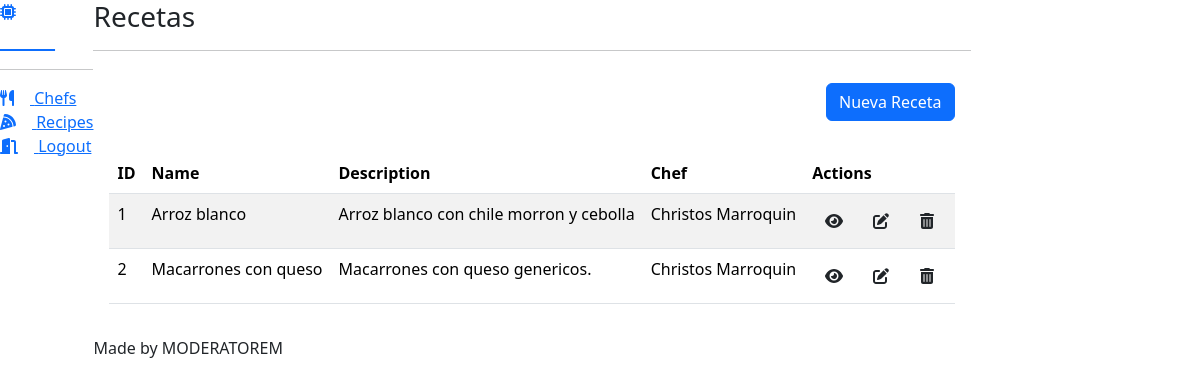
/recipes/ (signed in), run on an earlier commit of the app's database.
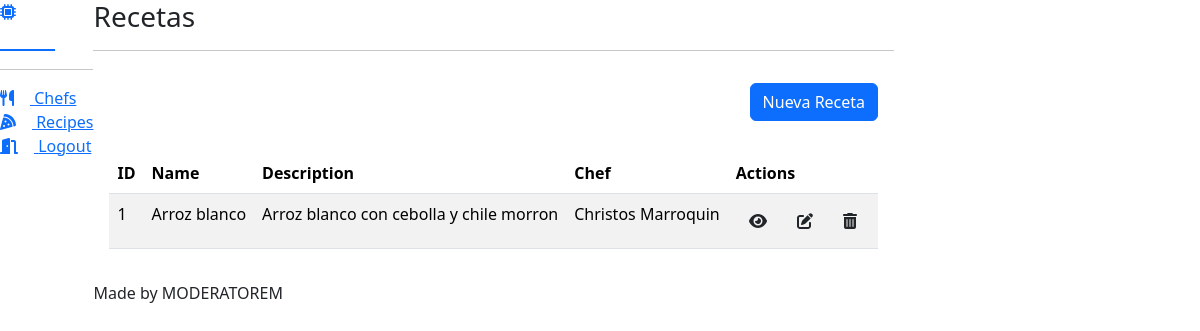
And on a later commit of the database.
### apps/recipes/models.py (models this page shows, shortened)
class Recipe(Base):
    name = models.CharField("Name", max_length=30, blank=False, null=False)
    description = models.TextField(
        "Description", blank=False, null=False
    )
    instructions = models.TextField(
        "Instructions", blank=False, null=False
    )
    chef = models.ForeignKey(Chef, on_delete=models.CASCADE, blank=False, null=False)
    class Meta:
        verbose_name = "Recipe"
        verbose_name_plural = "Recipes"

### apps/chefs/models.py (models this page shows)
class Chef(Base):
    name = models.CharField("Name", max_length=30, blank=False, null=False)
    last_name = models.CharField("Last name", max_length=30, blank=False, null=False)
    class Meta:
        verbose_name = "Chef"
        verbose_name_plural = "Chefs"
    def __str__(self) -> str:
        return f"{self.name} {self.last_name}"

### apps/recipes/views.py (the view)
# urls.py: path("", login_required(views.ListView.as_view()), name="index"),
class ListView(generic.ListView):
    template_name = "recipes/index.html"
    context_object_name = "recipes"
    model = Recipe
    queryset = model.objects.all()

### templates/recipes/index.html (shortened to what this page needs)
{% extends "index.html" %}
{% block body %}
<div class="d-flex justify-content-end align-items-center">
  <div class="col-12 text-end p-3">
    <button class="btn btn-primary" onclick="openModal('#modal_recipe', '{% url 'recipes:create' %}')">Nueva Receta</button>
  </div>
</div>
{% if recipes %}
<div class="d-flex justify-content-center">
  <div class="col-12 p-3">
    <table class="table patientsHeadClass table-striped">
      <thead>
        <tr>
          <th>ID</th>
          <th>Name</th>
          <th>Description</th>
          <th>Chef</th>
          <th>Actions</th>
        </tr>
      </thead>
      <tbody>
        {% for recipe in recipes %}
        <tr>
          <td>{{recipe.id}}</td>
          <td>{{recipe.name}}</td>
          <td>{{recipe.description}}</td>
          <td>{{recipe.chef}}</td>
          <td>
            <button class="btn" onclick="openModal('#modal_recipe', '{% url 'recipes:show' recipe.id %}')">
              <i class="fa-solid fa-eye"></i>
            </button>
            <button class="btn" onclick="openModal('#modal_recipe', '{% url 'recipes:update' recipe.id %}')">
              <i class="fa-solid fa-pen-to-square"></i>
            </button>
            <button class="btn" onclick="openModal('#modal_recipe', '{% url 'recipes:delete' recipe.id %}')">
              <i class="fa-solid fa-trash-can"></i>
            </button>
          </td>
        </tr>
        {% endfor %}
      </tbody>
    </table>
  </div>
</div>
{% else %}
<h1>No existen recetas</h1>
{% endif %}
{% endblock body %}

What changed in the data, as far as the page shows it:
removed Recipe: id "2", name "Macarrones con queso", description "Macarrones con queso genericos.", chef "Christos Marroquin"
changed Recipe "Arroz blanco": description "Arroz blanco con chile morron y cebolla" → "Arroz blanco con cebolla y chile morron"
